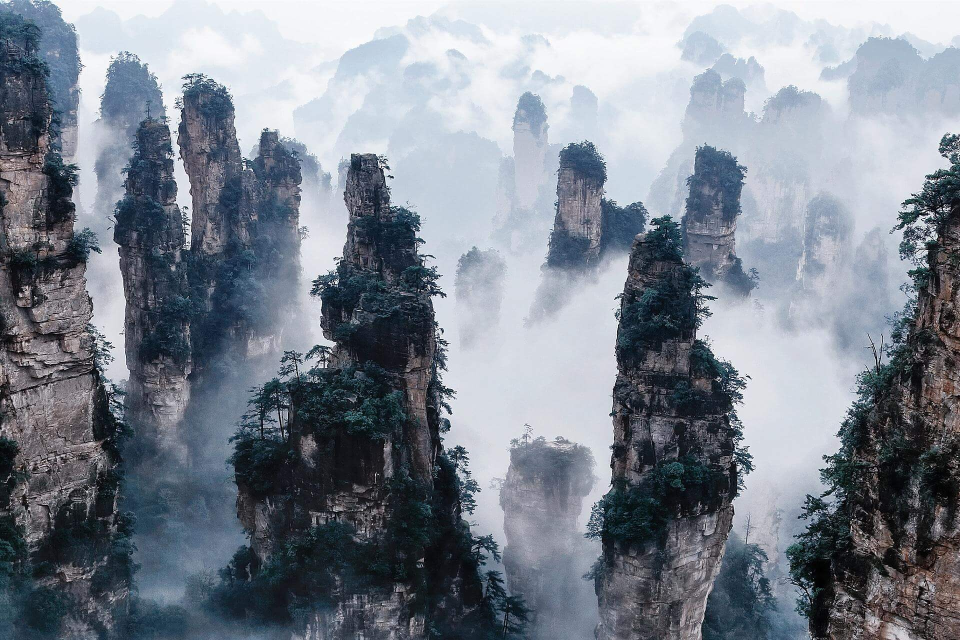
#> input picture examples/slideshow/assets/orig/Zhan44.png, 1920 x 1280 px, found by its file name (shown at 1/2 size); its folder holds only this picture in this run
$ python make_images.py
#> lines starting #> are read from the running program, lines starting #| are printed output that depends on the picture; long printed decimals are rounded
#> further down, img is the input picture: PIL image 1920x1280 RGB; mean R, G, B 124.2, 131.7, 142.9
import time
import os
import shutil
from PIL import Image
import agonutils as au

SCRIPT_DIR = os.path.dirname(os.path.abspath(__file__))
AGNB_DIR = os.path.dirname(SCRIPT_DIR)
EXAMPLES_DIR = os.path.dirname(os.path.dirname(AGNB_DIR))
SLIDESHOW_DIR = os.path.join(EXAMPLES_DIR, "slideshow")

def crop_images_fixed_size(img, target_width=1920, target_height=1280):
    """
    Crops the given image to exactly 1920x1280 pixels if it is larger than that.
    Images smaller than 1920x1280 are left untouched.

    Parameters:
    - img (PIL.Image): The image to be cropped.
    - target_width (int): The target width to crop to.
    - target_height (int): The target height to crop to.

    Returns:
    - PIL.Image: The cropped image or original image if cropping is not needed.
    """
    # Get the original image dimensions
    original_width, original_height = img.size

    # Check if the image is larger than the target dimensions
    if original_width >= target_width and original_height >= target_height:
        print(f"Cropping image from {original_width}x{original_height} to {target_width}x{target_height}")

        # Perform the crop (top-left corner is (0, 0))
        cropped_img = img.crop((0, 0, target_width, target_height))
        return cropped_img

    # If the image is smaller than the target size, leave it untouched
    print(f"No cropping required for image with dimensions: {original_width}x{original_height}")
    return img


def crop_images(img, target_aspect_ratio=(4, 3)):
    """
    Crops the given image to the target aspect ratio if it's wider than taller.

    Parameters:
    - img (PIL.Image): The image to be cropped.
    - target_aspect_ratio (tuple): The target aspect ratio as a (width, height) tuple.

    Returns:
    - PIL.Image: The cropped image.
    """
#> called with target_aspect_ratio = (4, 3)
    # Get the original image dimensions
    original_width, original_height = img.size
#> original_width = 1920; original_height = 1280

    # Calculate the target width and height based on the target aspect ratio
    target_width_ratio, target_height_ratio = target_aspect_ratio
    target_aspect = target_width_ratio / target_height_ratio

    # Calculate the current aspect ratio of the image
    current_aspect = original_width / original_height
#> current_aspect = 1.5

    # Debugging: Print the original aspect ratio and target aspect ratio
    print(f"Original Aspect Ratio: {current_aspect}, Target Aspect Ratio: {target_aspect}")
#| Original Aspect Ratio: 1.5, Target Aspect Ratio: 1.333

    # If the image is wider than the target aspect ratio, we need to crop
    if current_aspect > target_aspect:
        print(f"Cropping required for image with dimensions: {original_width}x{original_height}")
#| Cropping required for image with dimensions: 1920x1280
        # Calculate the new width based on the target aspect ratio
        new_width = int(original_height * target_aspect)
#> new_width = 1706

        # Calculate the horizontal cropping offsets (to crop from the center)
        left = (original_width - new_width) // 2
#> left = 107
        right = left + new_width
#> right = 1813

        # Crop the image to the new dimensions
        cropped_img = img.crop((left, 0, right, original_height))
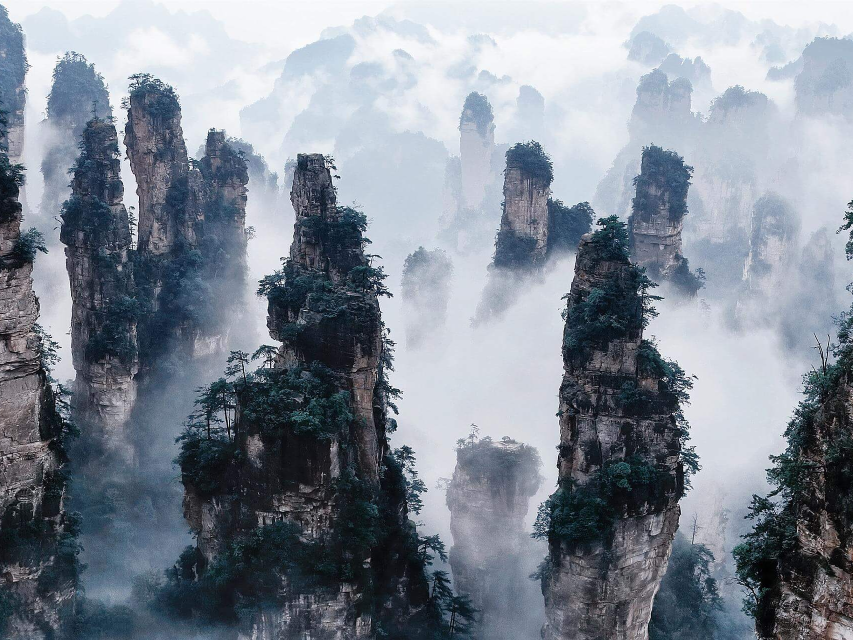
#> cropped_img: PIL image 1706x1280 RGB (shown at 1/2 size); mean R, G, B 128.3, 136.5, 148.2
        return cropped_img

    # Debugging: Print message if no cropping is needed
    print(f"No cropping required for image with dimensions: {original_width}x{original_height}")

    # If the image is not wider than the target aspect ratio, return it as-is
    return img


def scale_image(image, target_width, target_height):
#> called with target_width = 320, target_height = 240
    return image.resize((target_width, target_height), Image.BICUBIC)
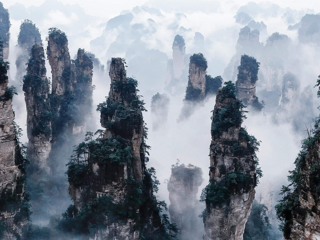
#> returned value: PIL image 320x240 RGB; mean R, G, B 128.3, 136.5, 148.2
    # [18 lines of commented-out code are left out]

if __name__ == '__main__':
    asm_images_filepath = os.path.join(AGNB_DIR, 'src', 'asm', 'images.inc')
    originals_dir = os.path.join(AGNB_DIR, 'assets', 'orig')
    output_dir_processed = os.path.join(AGNB_DIR, 'assets', 'processed')
    output_dir_rgba = os.path.join(AGNB_DIR, 'tgt', 'images')
    palette_filepath = os.path.join(SLIDESHOW_DIR, 'palettes', 'Agon64.gpl')
    palette_name = os.path.splitext(os.path.basename(palette_filepath))[0]
    transparent_rgb = (0, 0, 0, 0)
    screen_width = 320 # 512
    screen_height = 240 # 384
    palete_conversion_method = 'floyd'

    # Delete rgba output directory and recreate it
    if os.path.exists(output_dir_rgba):
        shutil.rmtree(output_dir_rgba)
    os.makedirs(output_dir_rgba)

    # Delete processed output directory and recreate it
    if os.path.exists(output_dir_processed):
        shutil.rmtree(output_dir_processed)
    os.makedirs(output_dir_processed)

    # Treat the slideshow originals as read-only shared inputs.
    supported_extensions = ('.png', '.jpeg', '.jpg', '.gif')
    filenames = sorted(
        f for f in os.listdir(originals_dir)
        if f.lower().endswith(supported_extensions)
    )
    if not filenames:
        raise RuntimeError(
            f"No source images found in {originals_dir}. "
            "Copy PNG, JPEG, or GIF assets into that ignored directory first."
        )

    # Initialize variables
    buffer_id = 256
    num_images = 0
    image_type = 1  # RGBA2222

    image_list = []
    files_list = []
    buffer_ids = []

    # Process the images
    for input_image_filename in filenames:
        input_image_path = os.path.join(originals_dir, input_image_filename)

        input_image_filepath = os.path.join(originals_dir, input_image_filename)
        file_name, ext = os.path.splitext(input_image_filename)
        output_image_filepath_png = os.path.join(output_dir_processed, f'{file_name}.png')

        start_time = time.perf_counter()

        with Image.open(input_image_filepath) as img:
            # Crop the image to the target aspect ratio if needed
            img = crop_images(img)
            scaled_img = scale_image(img, screen_width, screen_height)
            scaled_img.save(output_image_filepath_png)

            # # Alternative: Scale to fixed size and save to original
            # img = crop_images_fixed_size(img, screen_width, screen_height)
            # scaled_img = img
            # img.save(input_image_filepath)

        au.convert_to_palette(output_image_filepath_png, output_image_filepath_png, palette_filepath, palete_conversion_method, transparent_rgb)
#> (this line was passed over: agonutils is not available in this run)

        if image_type == 1:
            rgba_filepath = os.path.join(output_dir_rgba, f'{file_name}.rgba2')
            au.img_to_rgba2(
                output_image_filepath_png,
                rgba_filepath,
                palette_filepath,
                'rgb',
                transparent_rgb,
            )
#> (this line was passed over: agonutils is not available in this run)
        else:
            rgba_filepath = os.path.join(output_dir_rgba, f'{file_name}.rgba8')
            au.img_to_rgba8(output_image_filepath_png, rgba_filepath)

        end_time = time.perf_counter()
        print(f'{file_name} conversion took {end_time - start_time} seconds')

        buffer_ids.append(f'buf_{file_name}: equ {buffer_id}\n')

        image_width, image_height = scaled_img.width, scaled_img.height
#> image_width = 320; image_height = 240
#> (the run stopped early here; a loop or call above may not have finished)

$ run again, on examples/slideshow/assets/orig/berkeley2.png
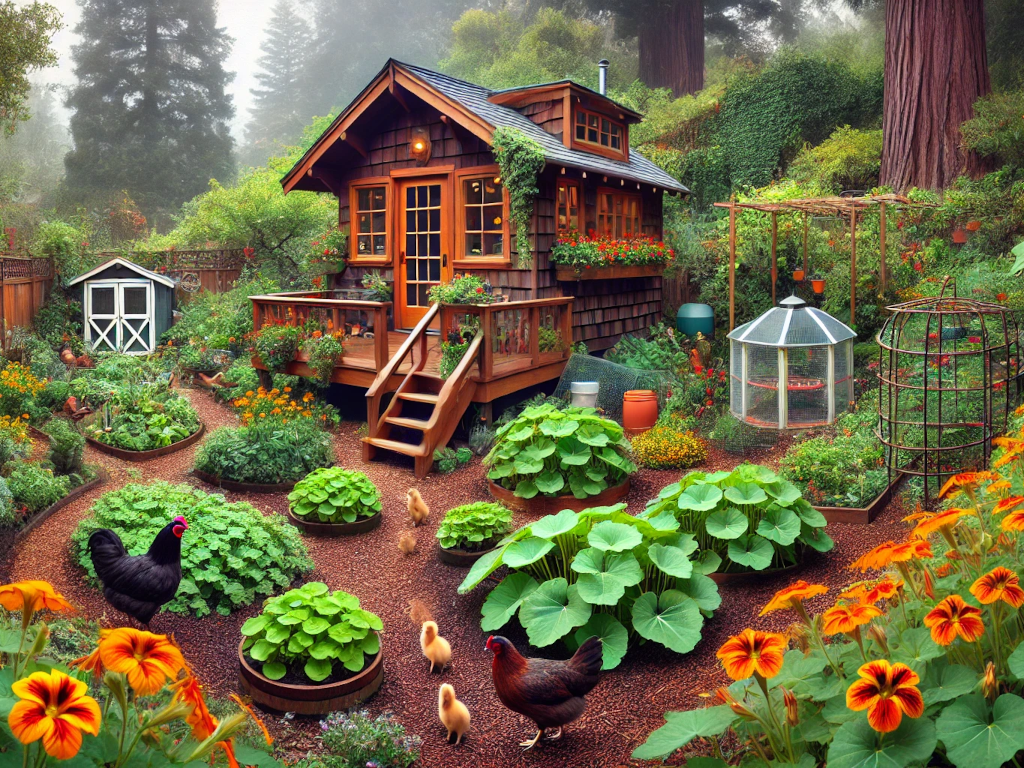
#> input picture examples/slideshow/assets/orig/berkeley2.png, 1024 x 768 px, found by its file name
#> img is the input picture: PIL image 1024x768 RGB; mean R, G, B 112.1, 105.6, 70.5
#| Original Aspect Ratio: 1.333, Target Aspect Ratio: 1.333
#| No cropping required for image with dimensions: 1024x768
#> in scale_image, `return image.resize((target_width, target_height), Image.BICUBIC)`:
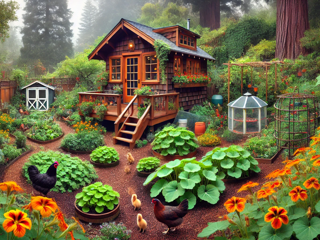
#> returned value: PIL image 320x240 RGB; mean R, G, B 112, 105.6, 70.5

$ run again, on examples/slideshow/assets/orig/berkeley3.png
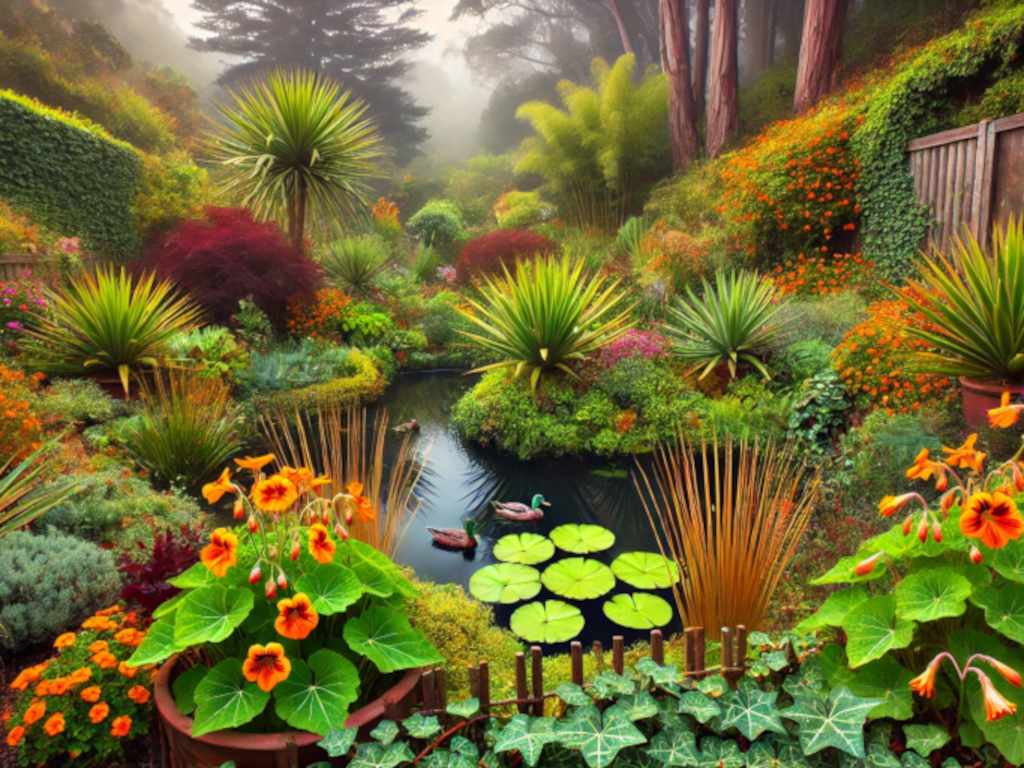
#> input picture examples/slideshow/assets/orig/berkeley3.png, 1024 x 768 px, found by its file name
#> img is the input picture: PIL image 1024x768 RGB; mean R, G, B 112.2, 107.1, 51.6
#| Original Aspect Ratio: 1.333, Target Aspect Ratio: 1.333
#| No cropping required for image with dimensions: 1024x768
#> in scale_image, `return image.resize((target_width, target_height), Image.BICUBIC)`:
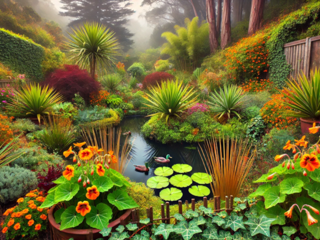
#> returned value: PIL image 320x240 RGB; mean R, G, B 112.2, 107.1, 51.6

$ run again, on examples/slideshow/assets/orig/bridge.png
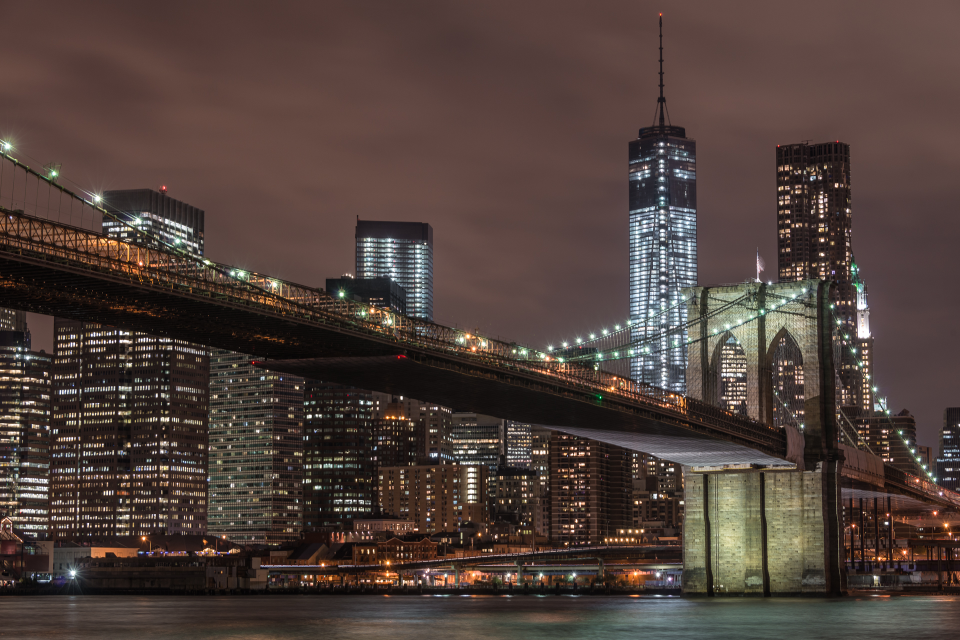
#> input picture examples/slideshow/assets/orig/bridge.png, 1920 x 1280 px, found by its file name (shown at 1/2 size)
#> img is the input picture: PIL image 1920x1280 RGB; mean R, G, B 79, 64.1, 58.7
#| Original Aspect Ratio: 1.5, Target Aspect Ratio: 1.333
#| Cropping required for image with dimensions: 1920x1280
#> in crop_images, `cropped_img = img.crop((left, 0, right, original_height))`:
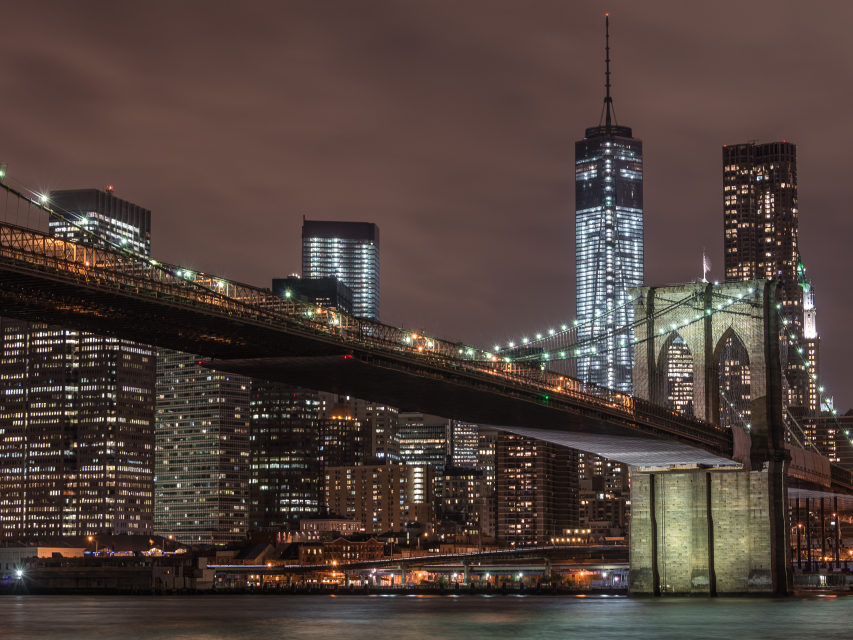
#> cropped_img: PIL image 1706x1280 RGB (shown at 1/2 size); mean R, G, B 79, 64.4, 58.8
#> in scale_image, `return image.resize((target_width, target_height), Image.BICUBIC)`:
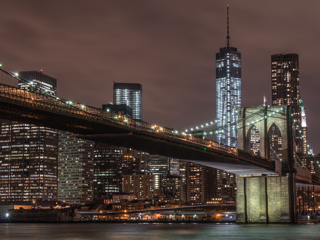
#> returned value: PIL image 320x240 RGB; mean R, G, B 79, 64.4, 58.8

$ run again, on examples/slideshow/assets/orig/aurora.png
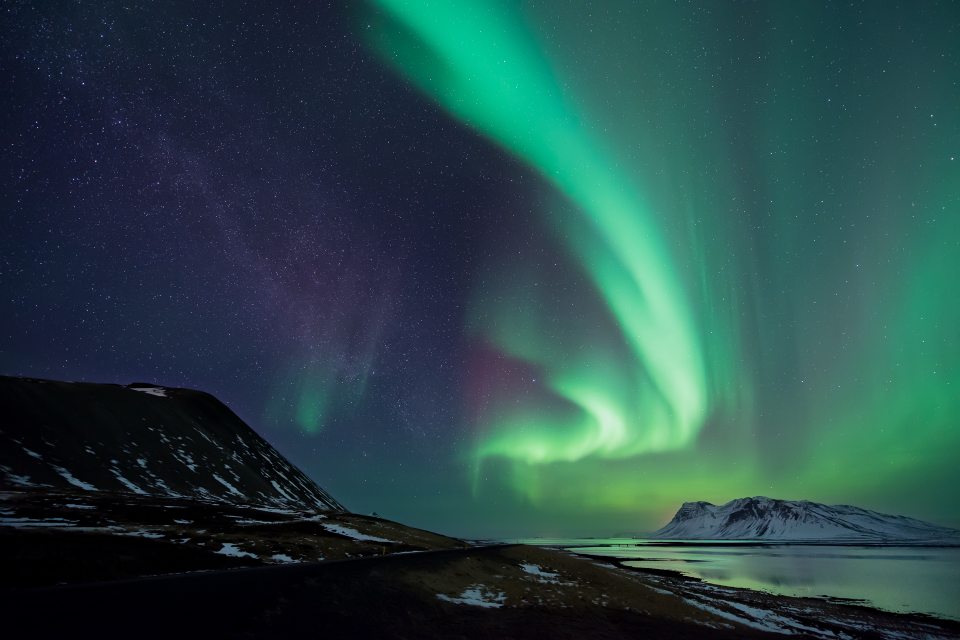
#> input picture examples/slideshow/assets/orig/aurora.png, 1920 x 1280 px, found by its file name (shown at 1/2 size)
#> img is the input picture: PIL image 1920x1280 RGB; mean R, G, B 38.6, 71.4, 71.5
#| Original Aspect Ratio: 1.5, Target Aspect Ratio: 1.333
#| Cropping required for image with dimensions: 1920x1280
#> in crop_images, `cropped_img = img.crop((left, 0, right, original_height))`:
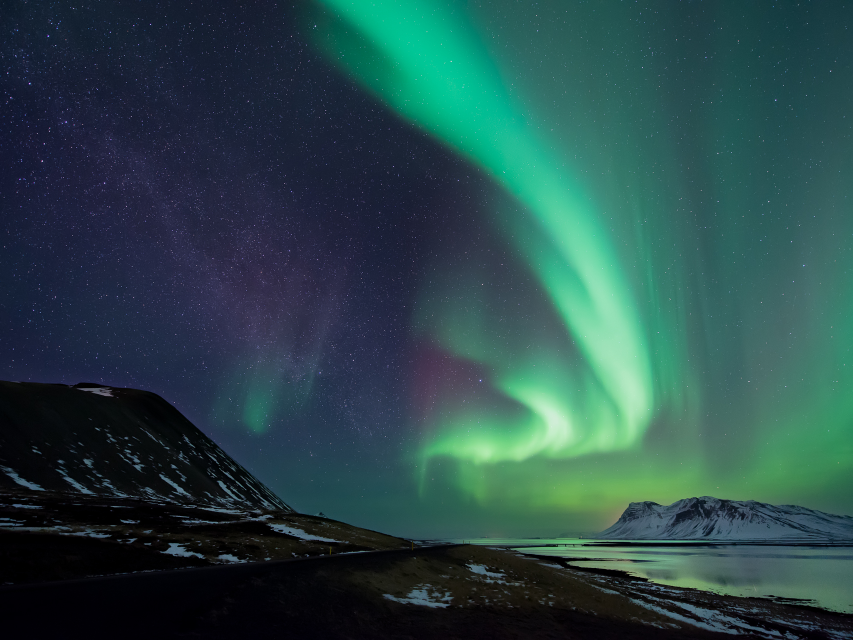
#> cropped_img: PIL image 1706x1280 RGB (shown at 1/2 size); mean R, G, B 40.3, 73.1, 73.1
#> in scale_image, `return image.resize((target_width, target_height), Image.BICUBIC)`:
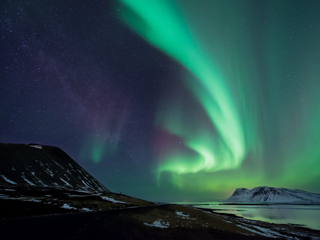
#> returned value: PIL image 320x240 RGB; mean R, G, B 40.3, 73.1, 73.1
